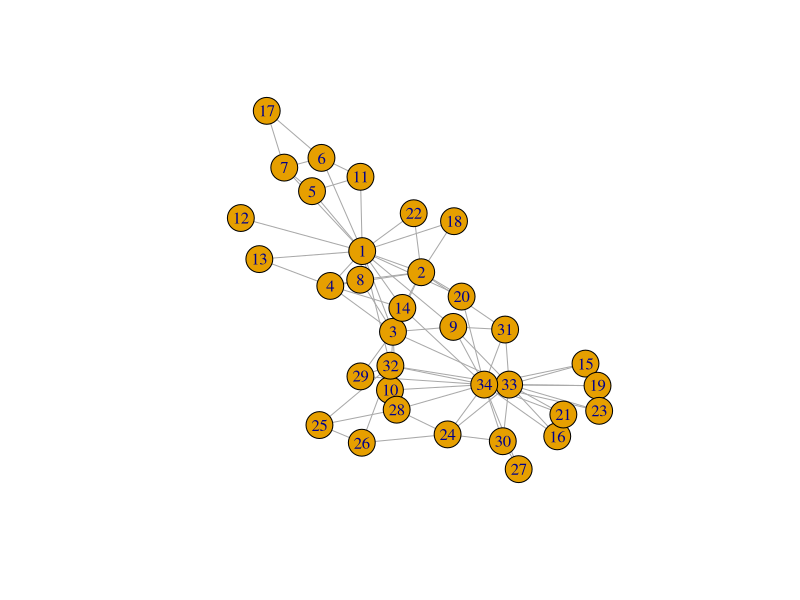
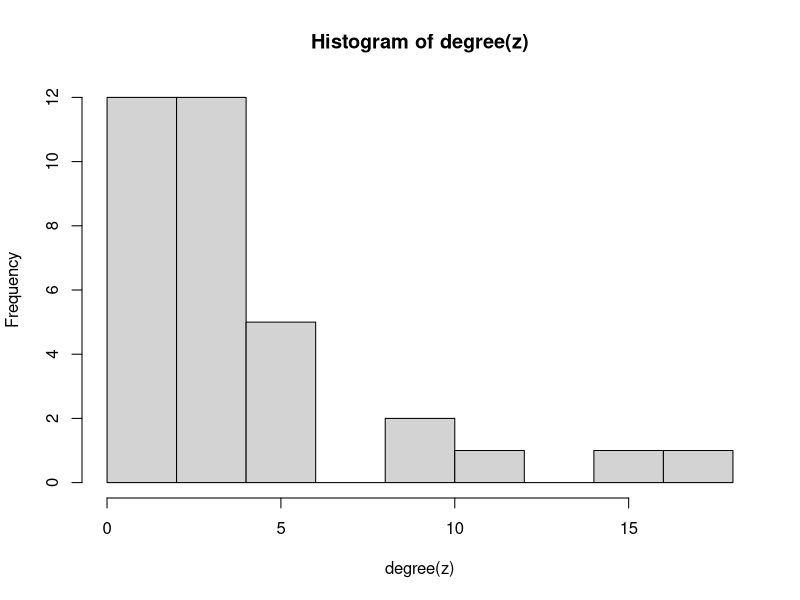
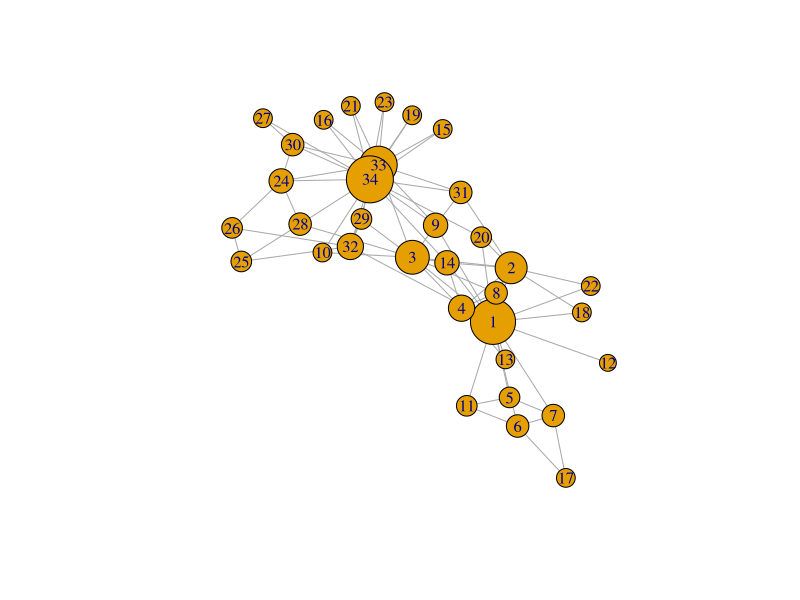

Here is the R script that generated these plots, in order:
## ---- chunk 1
library(igraph)
z <- make_graph("Zachary")
z
## ---- chunk 2
plot(z)
## ---- chunk 3
is_directed(z)
## ---- chunk 4
vcount(z)
## ---- chunk 5
ecount(z)
## ---- chunk 6
edge_density(z)
## ---- chunk 7
z$density <- edge_density(z)
z
## ---- chunk 8
count_components(z)
## ---- chunk 9
diameter(z)
## ---- chunk 10
mean_distance(z)
## ---- chunk 11
transitivity(z, type="average")
## ---- chunk 12
degree(z)
## ---- chunk 13
summary(degree(z))
## ---- chunk 14
hist(degree(z))
## ---- chunk 15
V(z)$degree <- degree(z)
## ---- chunk 16
#We add  + 8 to degree to avoid that the lowest-degree nodes become really small and specify margin = -0.1 to reduce the whitespace around the plot
plot(z, vertex.size = V(z)$degree+8, margin= -0.1)
## ---- chunk 17
degree(z, v = 3)
## ---- chunk 18
betweenness(z)
## ---- chunk 19
z <- z %>% 
  set_vertex_attr(
    name = "betweenness",
    value = betweenness(z)
  )
## ---- chunk 20
V(z)$closeness <- closeness(z)
